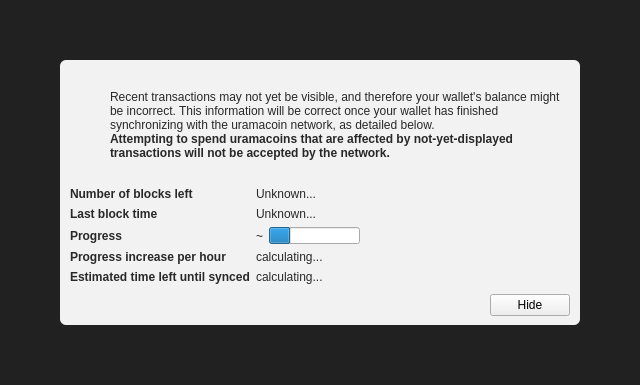
<?xml version="1.0" encoding="UTF-8"?>
<ui version="4.0">
 <class>ModalOverlay</class>
 <widget class="ModalOverlay" name="ModalOverlay">
  <property name="geometry">
   <rect>
    <x>0</x>
    <y>0</y>
    <width>640</width>
    <height>385</height>
   </rect>
  </property>
  <property name="windowTitle">
   <string>Form</string>
  </property>
  <layout class="QVBoxLayout" name="verticalLayout" stretch="0">
   <property name="sizeConstraint">
    <enum>QLayout::SetDefaultConstraint</enum>
   </property>
   <property name="leftMargin">
    <number>0</number>
   </property>
   <property name="topMargin">
    <number>0</number>
   </property>
   <property name="rightMargin">
    <number>0</number>
   </property>
   <property name="bottomMargin">
    <number>0</number>
   </property>
   <item>
    <widget class="QWidget" name="bgWidget" native="true">
     <property name="styleSheet">
      <string notr="true">#bgWidget { background: rgba(0,0,0,220); }</string>
     </property>
     <layout class="QVBoxLayout" name="verticalLayoutMain" stretch="1">
      <property name="leftMargin">
       <number>60</number>
      </property>
      <property name="topMargin">
       <number>60</number>
      </property>
      <property name="rightMargin">
       <number>60</number>
      </property>
      <property name="bottomMargin">
       <number>60</number>
      </property>
      <item>
       <widget class="QWidget" name="contentWidget" native="true">
        <property name="styleSheet">
         <string notr="true">#contentWidget { background: rgba(255,255,255,240); border-radius: 6px; }

QLabel { color: rgb(40,40,40);  }</string>
        </property>
        <layout class="QVBoxLayout" name="verticalLayoutSub" stretch="1,0,0,0">
         <property name="spacing">
          <number>0</number>
         </property>
         <property name="leftMargin">
          <number>10</number>
         </property>
         <property name="topMargin">
          <number>10</number>
         </property>
         <property name="rightMargin">
          <number>10</number>
         </property>
         <property name="bottomMargin">
          <number>10</number>
         </property>
         <item>
          <layout class="QHBoxLayout" name="horizontalLayoutIconText" stretch="0,1">
           <property name="topMargin">
            <number>20</number>
           </property>
           <item>
            <layout class="QVBoxLayout" name="verticalLayoutIcon">
             <property name="leftMargin">
              <number>0</number>
             </property>
             <item>
              <widget class="QPushButton" name="warningIcon">
               <property name="enabled">
                <bool>false</bool>
               </property>
               <property name="text">
                <string/>
               </property>
               <property name="icon">
                <iconset>
                 <normaloff>:/icons/warning</normaloff>
                 <disabledoff>:/icons/warning</disabledoff>:/icons/warning</iconset>
               </property>
               <property name="iconSize">
                <size>
                 <width>48</width>
                 <height>48</height>
                </size>
               </property>
               <property name="flat">
                <bool>true</bool>
               </property>
              </widget>
             </item>
             <item>
              <spacer name="verticalSpacerWarningIcon">
               <property name="orientation">
                <enum>Qt::Vertical</enum>
               </property>
               <property name="sizeHint" stdset="0">
                <size>
                 <width>20</width>
                 <height>40</height>
                </size>
               </property>
              </spacer>
             </item>
            </layout>
           </item>
           <item>
            <layout class="QVBoxLayout" name="verticalLayoutInfoText">
             <property name="leftMargin">
              <number>0</number>
             </property>
             <property name="topMargin">
              <number>0</number>
             </property>
             <item>
              <widget class="QLabel" name="infoText">
               <property name="text">
                <string>Recent transactions may not yet be visible, and therefore your wallet's balance might be incorrect. This information will be correct once your wallet has finished synchronizing with the uramacoin network, as detailed below.</string>
               </property>
               <property name="textFormat">
                <enum>Qt::RichText</enum>
               </property>
               <property name="wordWrap">
                <bool>true</bool>
               </property>
              </widget>
             </item>
             <item>
              <widget class="QLabel" name="infoTextStrong">
               <property name="font">
                <font>
                 <weight>75</weight>
                 <bold>true</bold>
                </font>
               </property>
               <property name="text">
                <string>Attempting to spend uramacoins that are affected by not-yet-displayed transactions will not be accepted by the network.</string>
               </property>
               <property name="textFormat">
                <enum>Qt::RichText</enum>
               </property>
               <property name="wordWrap">
                <bool>true</bool>
               </property>
              </widget>
             </item>
             <item>
              <spacer name="verticalSpacerInTextSpace">
               <property name="orientation">
                <enum>Qt::Vertical</enum>
               </property>
               <property name="sizeHint" stdset="0">
                <size>
                 <width>20</width>
                 <height>40</height>
                </size>
               </property>
              </spacer>
             </item>
            </layout>
           </item>
          </layout>
         </item>
         <item>
          <spacer name="verticalSpacerAfterText">
           <property name="orientation">
            <enum>Qt::Vertical</enum>
           </property>
           <property name="sizeHint" stdset="0">
            <size>
             <width>20</width>
             <height>40</height>
            </size>
           </property>
          </spacer>
         </item>
         <item>
          <layout class="QFormLayout" name="formLayout">
           <property name="fieldGrowthPolicy">
            <enum>QFormLayout::FieldsStayAtSizeHint</enum>
           </property>
           <property name="horizontalSpacing">
            <number>6</number>
           </property>
           <property name="verticalSpacing">
            <number>6</number>
           </property>
           <property name="topMargin">
            <number>10</number>
           </property>
           <item row="0" column="0">
            <widget class="QLabel" name="labelNumberOfBlocksLeft">
             <property name="font">
              <font>
               <weight>75</weight>
               <bold>true</bold>
              </font>
             </property>
             <property name="text">
              <string>Number of blocks left</string>
             </property>
            </widget>
           </item>
           <item row="0" column="1">
            <widget class="QLabel" name="numberOfBlocksLeft">
             <property name="text">
              <string>Unknown...</string>
             </property>
            </widget>
           </item>
           <item row="1" column="0">
            <widget class="QLabel" name="labelLastBlockTime">
             <property name="font">
              <font>
               <weight>75</weight>
               <bold>true</bold>
              </font>
             </property>
             <property name="text">
              <string>Last block time</string>
             </property>
            </widget>
           </item>
           <item row="1" column="1">
            <widget class="QLabel" name="newestBlockDate">
             <property name="sizePolicy">
              <sizepolicy hsizetype="Maximum" vsizetype="Preferred">
               <horstretch>0</horstretch>
               <verstretch>0</verstretch>
              </sizepolicy>
             </property>
             <property name="text">
              <string>Unknown...</string>
             </property>
            </widget>
           </item>
           <item row="2" column="0">
            <widget class="QLabel" name="labelSyncDone">
             <property name="font">
              <font>
               <weight>75</weight>
               <bold>true</bold>
              </font>
             </property>
             <property name="text">
              <string>Progress</string>
             </property>
            </widget>
           </item>
           <item row="2" column="1">
            <layout class="QHBoxLayout" name="horizontalLayoutSync" stretch="0,1">
             <item>
              <widget class="QLabel" name="percentageProgress">
               <property name="text">
                <string notr="true">~</string>
               </property>
              </widget>
             </item>
             <item>
              <widget class="QProgressBar" name="progressBar">
               <property name="value">
                <number>24</number>
               </property>
               <property name="format">
                <string/>
               </property>
              </widget>
             </item>
            </layout>
           </item>
           <item row="4" column="0">
            <widget class="QLabel" name="labelProgressIncrease">
             <property name="font">
              <font>
               <weight>75</weight>
               <bold>true</bold>
              </font>
             </property>
             <property name="text">
              <string>Progress increase per hour</string>
             </property>
            </widget>
           </item>
           <item row="4" column="1">
            <widget class="QLabel" name="progressIncreasePerH">
             <property name="text">
              <string>calculating...</string>
             </property>
            </widget>
           </item>
           <item row="5" column="0">
            <widget class="QLabel" name="labelEstimatedTimeLeft">
             <property name="font">
              <font>
               <weight>75</weight>
               <bold>true</bold>
              </font>
             </property>
             <property name="text">
              <string>Estimated time left until synced</string>
             </property>
            </widget>
           </item>
           <item row="5" column="1">
            <widget class="QLabel" name="expectedTimeLeft">
             <property name="text">
              <string>calculating...</string>
             </property>
            </widget>
           </item>
          </layout>
         </item>
         <item>
          <layout class="QHBoxLayout" name="horizontalLayoutButtons">
           <property name="leftMargin">
            <number>10</number>
           </property>
           <property name="topMargin">
            <number>10</number>
           </property>
           <item>
            <spacer name="horizontalSpacer">
             <property name="orientation">
              <enum>Qt::Horizontal</enum>
             </property>
             <property name="sizeHint" stdset="0">
              <size>
               <width>40</width>
               <height>20</height>
              </size>
             </property>
            </spacer>
           </item>
           <item>
            <widget class="QPushButton" name="closeButton">
             <property name="text">
              <string>Hide</string>
             </property>
            </widget>
           </item>
          </layout>
         </item>
        </layout>
       </widget>
      </item>
     </layout>
    </widget>
   </item>
  </layout>
 </widget>
 <customwidgets>
  <customwidget>
   <class>ModalOverlay</class>
   <extends>QWidget</extends>
   <header>modaloverlay.h</header>
   <container>1</container>
  </customwidget>
 </customwidgets>
 <resources/>
 <connections/>
</ui>
